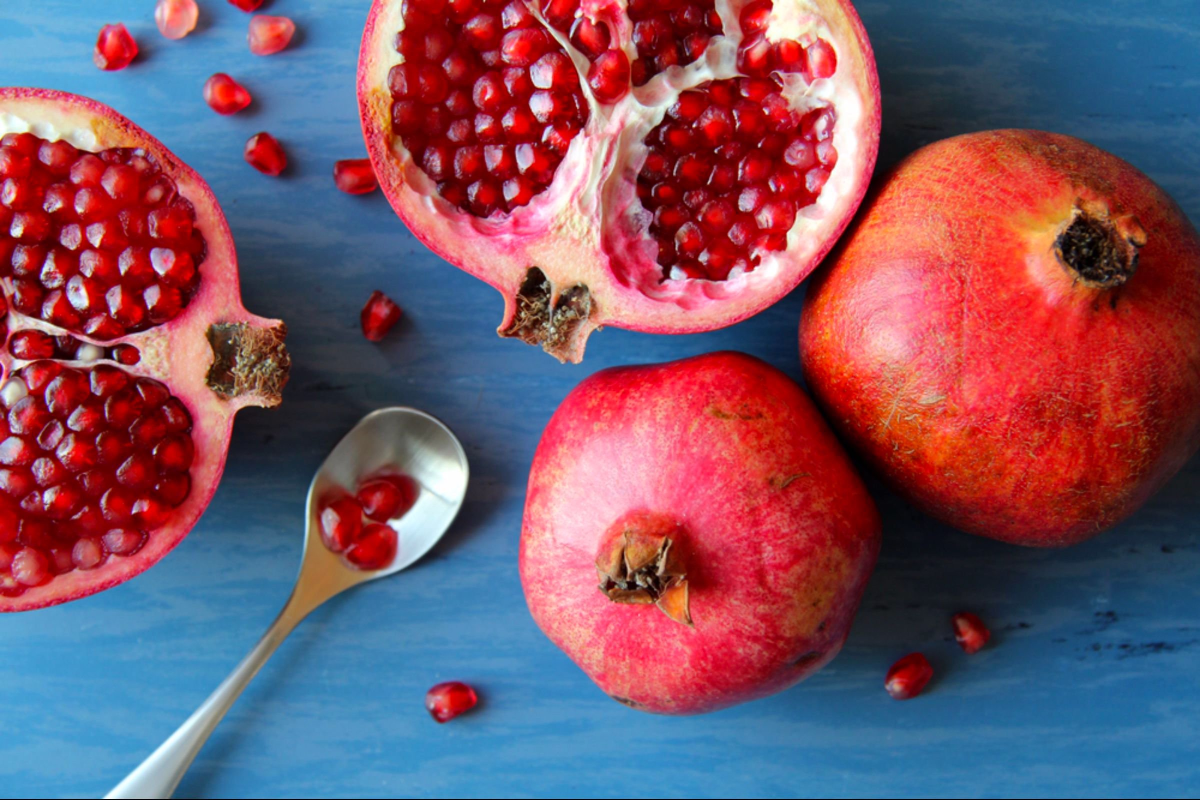
//> input picture K-Means/fruits.jpg, 2400 x 1600 px (shown at 1/2 size)
$ ./firstTryWithMean fruits.jpg 10   (built with g++ and OpenCV 4)
//> lines starting //> are read from the running program, lines starting //| are printed output that depends on the picture
//Esempio di utilizzo: ./prova fruits.jpg 10
#include <stdio.h>
#include <iostream>
#include <string>
#include <math.h>
#include <time.h>
#include <opencv2/opencv.hpp>

using namespace std;
using namespace cv;

class Cluster{
	public:
		vector<Point> points;					//vettore che contiene i punti del cluster
		vector<float> centroid; 				//media delle 3 componenti: (B,G,R)
		vector<float> distancesFromCentroid; 	//distanza di ogni pixel dal proprio centroide

		static Mat sourceMatrix;				//immagine di partenza
		static vector<Point> dataSet;			//vettore che contiene TUTTI i pixel dell'immagine

		Cluster(){centroid = {0,0,0};}
		~Cluster(){}

		//rimuovi tutti i punti dal cluster (pulizia)
		void clearPoints(){
			points.clear();
		}

		//aggiungi al cluster l'i-simo pixel/punto del dataset
		void insertPointFromData(int i){
			points.push_back(dataSet.at(i));
		}

		//calcola il nuovo centroide sulla base delle 3 componenti (B,G,R)
		void calcCentroid(){
			if(points.size()!=0){
				centroid = {0,0,0};
				for(int i=0; i<points.size(); i++){
					centroid.at(0)+=getPixelValAt(points.at(i), 0);
					centroid.at(1)+=getPixelValAt(points.at(i), 1);
					centroid.at(2)+=getPixelValAt(points.at(i), 2);
				}
				centroid.at(0)/=points.size();
				centroid.at(1)/=points.size();
				centroid.at(2)/=points.size();
			}
		}

		//calcola le distanze di tutti i pixel dell'immagine dal centroide
		void calcDistancesFromOwnCentroid(){
			distancesFromCentroid.clear();
			for(int i=0; i<dataSet.size(); i++){
				float distance = 0;
				distance+=pow(centroid.at(0)-getPixelValAt(dataSet.at(i),0),2);
				distance+=pow(centroid.at(1)-getPixelValAt(dataSet.at(i),1),2);
				distance+=pow(centroid.at(2)-getPixelValAt(dataSet.at(i),2),2);
				distancesFromCentroid.push_back(sqrt(distance));
			}
		}

		//inizializzatore
		static void init(String fileName){
//> called with fileName = "fruits.jpg"
			sourceMatrix = imread(fileName, IMREAD_COLOR);
//> sourceMatrix is the input picture: 1600 rows x 2400 cols, CV_8UC3; mean B, G, R 102.4, 85.2, 124.3
			if(sourceMatrix.empty()){
				cerr<<"--- ERROR --- Source matrix is empty"<<endl;
				exit(EXIT_FAILURE);
			}
			resize(sourceMatrix, sourceMatrix, Size(150,150));
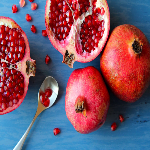
//> sourceMatrix: 150 rows x 150 cols, CV_8UC3; mean B, G, R 102.7, 85.4, 124.3
			namedWindow("sourceMatrix", WINDOW_AUTOSIZE);
			imshow("sourceMatrix", sourceMatrix);

			//riempi il dataset con i pixel dell'immagine
			for(int row=0; row<sourceMatrix.rows; row++)
				for(int col=0; col<sourceMatrix.cols; col++)
					dataSet.push_back(Point(col,row));
		}

		//prendi il valore del PUNTO p nel canale CHANNEL
		inline static int getPixelValAt(Point p, int channel){
			return sourceMatrix.at<Vec3b>(p)[channel];
		}

		//confronta il centroide con un altro centroide (utile per stabilire la loro similarità)
		bool hasSimilarCentroidTo(vector<float> otherCentroid){
			float currentWeight = centroid.at(0)+centroid.at(1)+centroid.at(2);
			float otherWeight = otherCentroid.at(0)+otherCentroid.at(1)+otherCentroid.at(2);
			int threshold = 2;
			if(abs(currentWeight-otherWeight)<threshold)
				return true;							//sono simili
			return false;								//sono molto diversi
		}

		//imposta un centroide random
		void setRandomCentroid(){
			centroid.at(0) = rand()%256;
			centroid.at(1) = rand()%256;
			centroid.at(2) = rand()%256;
		}

		//colora la matrice "inoutMatrix" con i valori RGB del centroide
		void color(Mat &inoutMatrix){
			int R = centroid.at(2);
			int G = centroid.at(1);
			int B = centroid.at(0);
			for(int i=0; i<points.size(); i++)
				inoutMatrix.at<Vec3b>(points.at(i)) = Vec3b(B,G,R);
		}

};

Mat Cluster::sourceMatrix;
vector<Point> Cluster::dataSet;


void KMeans(int kClusters){
//> called with kClusters = 10
	srand(time(NULL));

	vector<float> previousCentroid;
	vector<Cluster>::iterator c;
	vector<Cluster> clusters(kClusters);

	//Imposta i centroidi (random) dei K cluster
	cout<<"--- RANDOM CENTROID ---"<<endl;
	for(int i=0; i<clusters.size(); i++)
		clusters.at(i).setRandomCentroid();

	cout<<"--- PROCESSING ---"<<endl;
	bool converge;
	do{
		converge = true;
		//ripulisci i cluster
		for(c=clusters.begin(); c!=clusters.end(); c++){
			Cluster &current = *c;
			current.clearPoints(); 					//rimuovi i suoi punti
			current.calcDistancesFromOwnCentroid(); //calcola le distanze di ciascun pixel dell'immagine dal rispettivo centroide
		}

		//per ogni pixel del dataset, determina il cluster più vicino
		for(int k=0; k<Cluster::dataSet.size(); k++){
			int iMinCluster; 					//indice del cluster a distanza minima
			float minDistance = FLT_MAX;
			for(int i=0; i<clusters.size(); i++){ //controlla la distanza del pixel K dal cluster I-simo
				float actualDistance = clusters.at(i).distancesFromCentroid.at(k);
				if(actualDistance<minDistance){
					minDistance = actualDistance;
					iMinCluster = i;
				}
			}
			clusters.at(iMinCluster).insertPointFromData(k); //inserisci il K-simo punto del cluster a distanza minima
		}

		//per ogni cluster controlla la convergenza
		for(c=clusters.begin(); c!=clusters.end(); c++){
			Cluster &current = *c;
			previousCentroid = current.centroid;
			current.calcCentroid();					//ricalcola il centroide
			if(!current.hasSimilarCentroidTo(previousCentroid)) //se i due centroidi si differenziano di molto
				converge = false;					//non siamo arrivati ancora a convergenza
		}
	}while(!converge);	//continua il loop se NON sei arrivato a CONVERGENZA

	Mat outputMatrix = Mat::zeros(Cluster::sourceMatrix.size(), Cluster::sourceMatrix.type());
	for(int i=0; i<clusters.size(); i++)
		clusters.at(i).color(outputMatrix);

    imwrite("clusterized.png", outputMatrix);
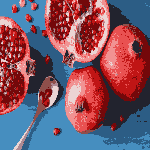
//> saved as clusterized.png: 150 rows x 150 cols, CV_8UC3; mean B, G, R 102.1, 84.9, 123.8
}


int main(int argc, char** argv ){
	if(argc!=3){
		cerr<<"--- ERROR --- required <executable> <filename.ext> <numberOfClusters>"<<endl;
		exit(EXIT_FAILURE);
	}
	Cluster::init(argv[1]);
	KMeans(atoi(argv[2]));
	waitKey(0);
	return 0;
}

$ run again, with K-Means/recinto.jpg copied over K-Means/fruits.jpg
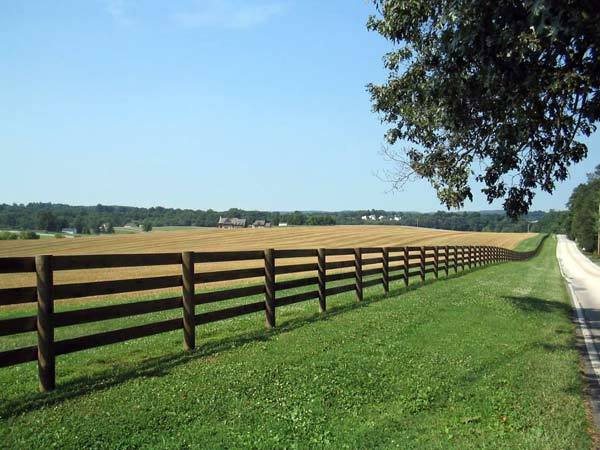
//> input picture K-Means/recinto.jpg, 600 x 450 px
//> in init, sourceMatrix is the input picture: 450 rows x 600 cols, CV_8UC3; mean B, G, R 120.8, 135.7, 112.5
//> in init, `resize(sourceMatrix, sourceMatrix, Size(150,150));`:
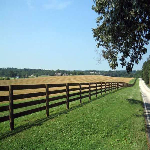
//> sourceMatrix: 150 rows x 150 cols, CV_8UC3; mean B, G, R 121, 135.9, 112.7
//> in KMeans, `imwrite("clusterized.png", outputMatrix);`:
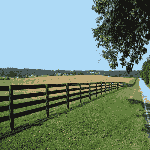
//> saved as clusterized.png: 150 rows x 150 cols, CV_8UC3; mean B, G, R 120.5, 135.4, 112.1

$ run again, with K-Means/fountain.jpeg copied over K-Means/fruits.jpg
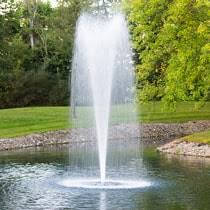
//> input picture K-Means/fountain.jpeg, 210 x 210 px
//> in init, sourceMatrix is the input picture: 210 rows x 210 cols, CV_8UC3; mean B, G, R 110.5, 144.4, 136.2
//> in init, `resize(sourceMatrix, sourceMatrix, Size(150,150));`:
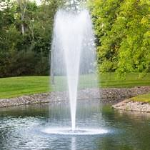
//> sourceMatrix: 150 rows x 150 cols, CV_8UC3; mean B, G, R 110.5, 144.3, 136.2
//> in KMeans, `imwrite("clusterized.png", outputMatrix);`:
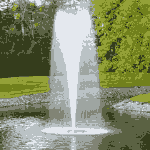
//> saved as clusterized.png: 150 rows x 150 cols, CV_8UC3; mean B, G, R 110.1, 143.9, 135.7
